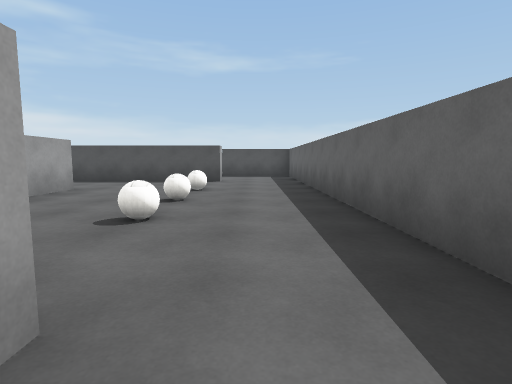
View 1 (above)

21 first-person views from a walk through a scene from a Unity 3-D project. The camera is 1.2 m above the floor, tilts 6° down and sees 80° across. The floor is counted in squares, 2 m on a side. Each view is taken from the middle of a square. On the plan, view 1 faces up. The plan holds only what a view shows up to about 9 squares ahead; the rest is blank. The player is left out. Surface patterns are stand-ins for the level's own textures.

View 2
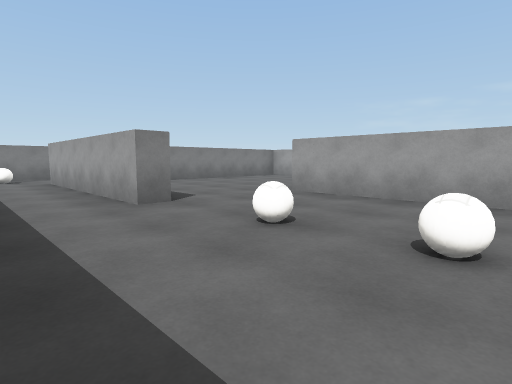

View 3
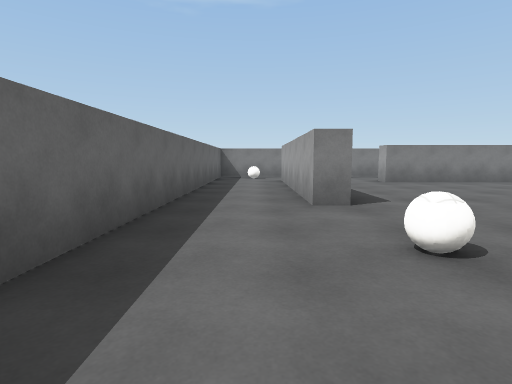

View 4
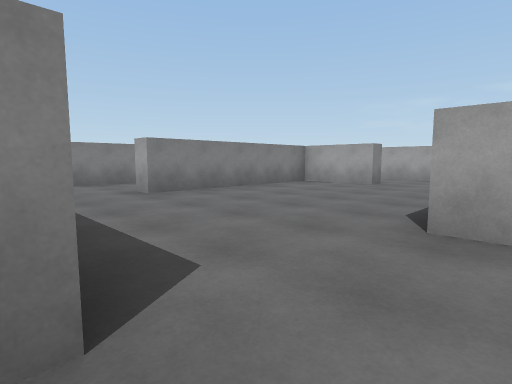

View 5
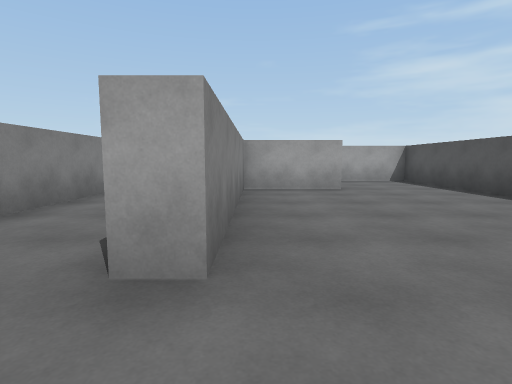

View 6
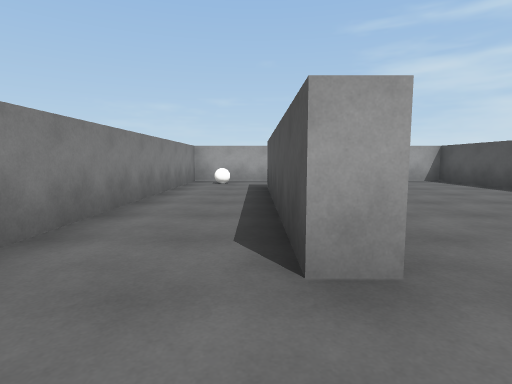

View 7
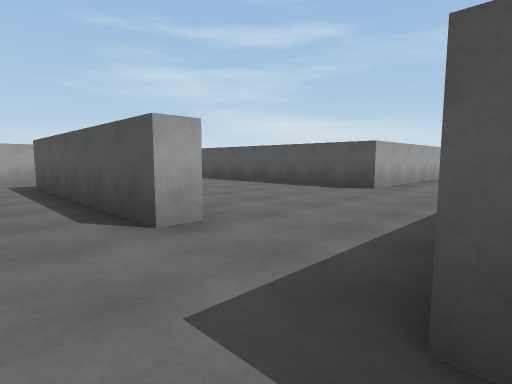

View 8
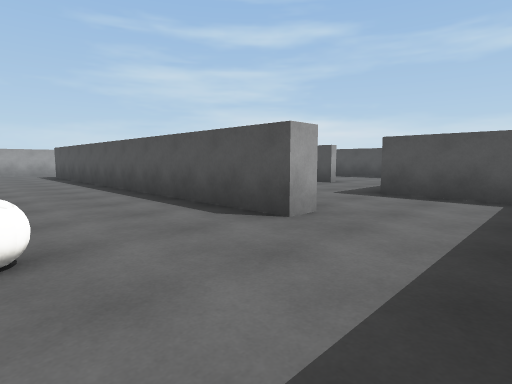

View 9
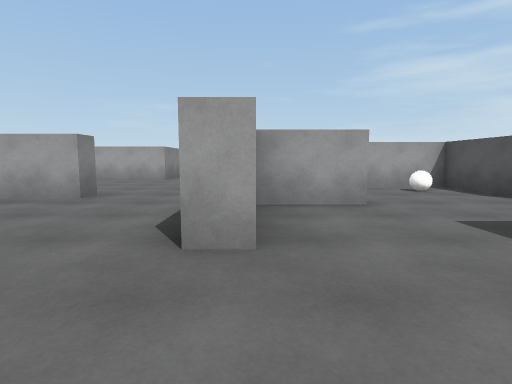

View 10
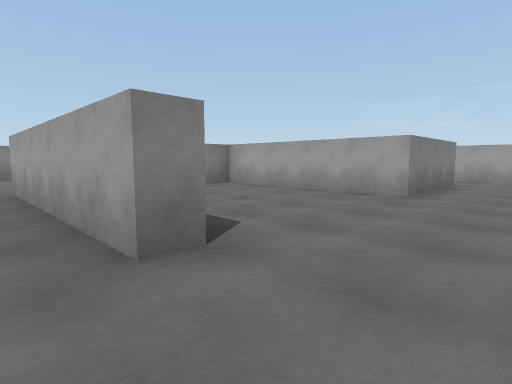

View 11
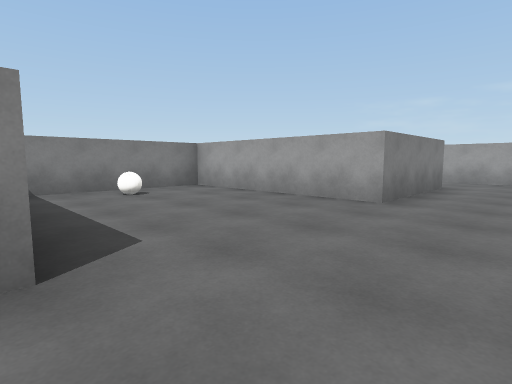

View 12
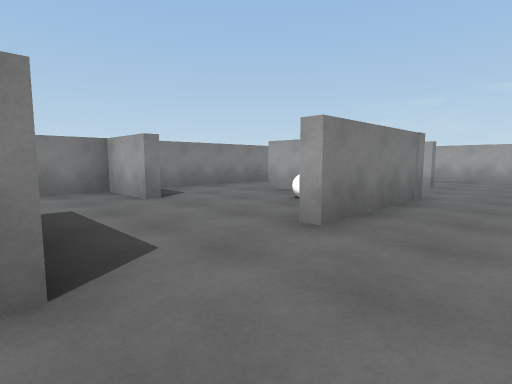

View 13
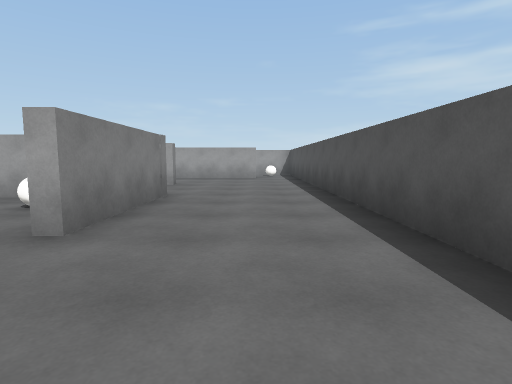

View 14
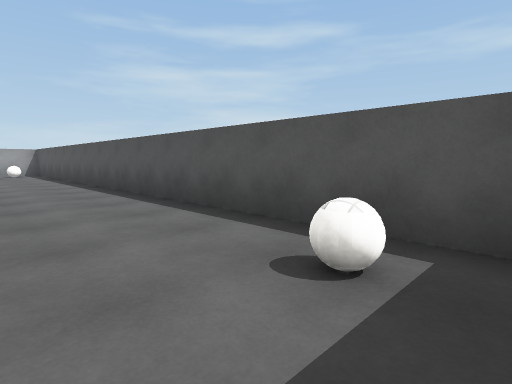

View 15
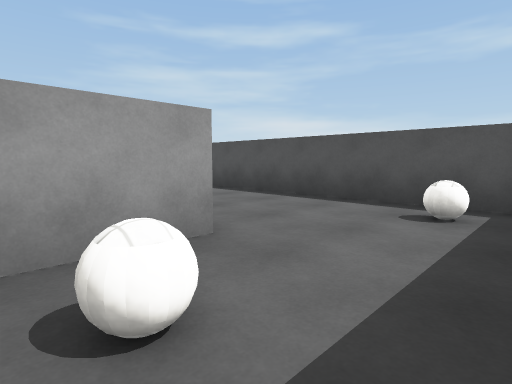

View 16
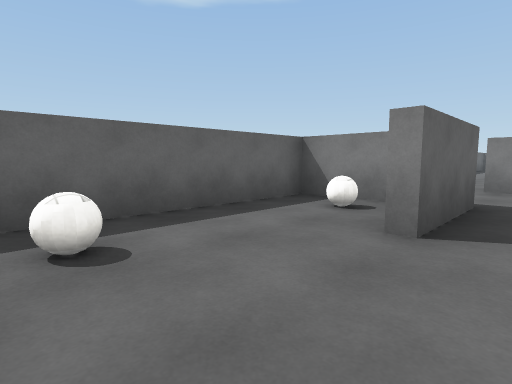

View 17
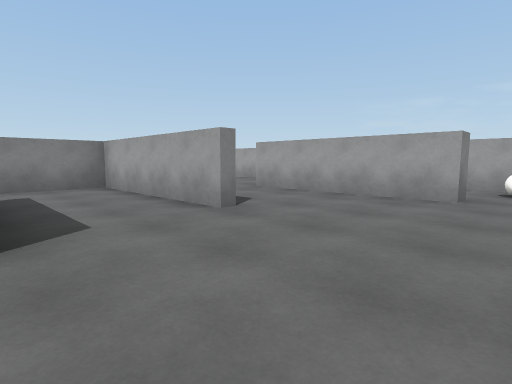

View 18
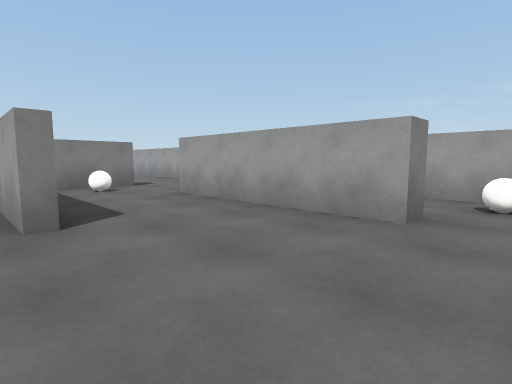

View 19
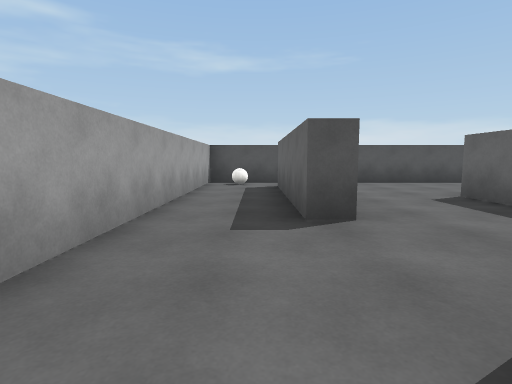

View 20
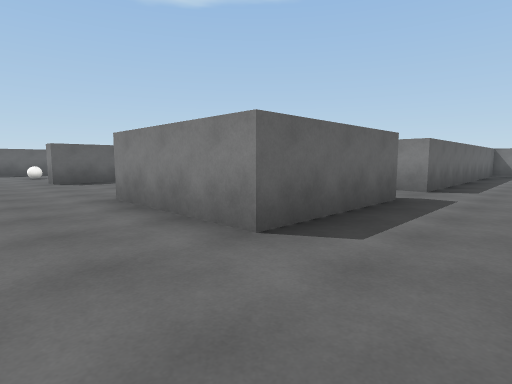

View 21
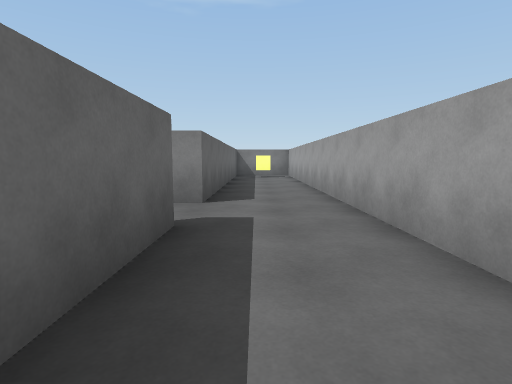

### Floor plan
Points are (right, up) in squares from view 1. A wall is a line through its corners. A room is listed if a view was taken in it or the views show most of it. See-through windows are left out.
Room 1 (views 1, 2, 3, 4, 8, 9, 10)
walls: (-0.8, 1) (-0.8, -4); (-3.8, 6.3) (-3.8, 1.3); (-1, 9) (-1, 8.5) (-3.5, 8.5); (1.2, -4) (1.2, 9.1); (-1.1, -5.7) (0.1, -5.7)
ways out: opening at (-2, 1) to room 2; opening at (-1, -5) to room 3; opening at (-4, 7.5) to room 4; opening at (0.5, 9)
objects: other object (-1, 3); other object (-1, 5); other object (-1, 6); other object (0, -5)
Room 2 (view 5)
walls: (-3.8, 1.3) (-8.5, 1.3); (-8.8, -1.2) (-8.3, -1.2) (-8.3, -3.2) (-3.5, -3.2); (-1.4, 1) (-0.8, 1)
ways out: opening at (-2, 1) to room 1; opening at (-9, -0.5) to room 3; opening at (-2.5, -4) to room 3
Room 3 (views 6, 7)
walls: (-3.5, -3.2) (-3.5, -3.7) (-8.8, -3.7); (-10.7, -3.4) (-10.7, -5.7) (-2.9, -5.7); (-8.5, 1.3) (-10.7, 1.3) (-10.7, -1.1)
ways out: opening at (-1, -5) to room 1; opening at (-9, -0.5) to room 2; opening at (-2.5, -4) to room 2
objects: other object (-10, -5)
Room 4 (view 11)
walls: (-4.3, 4.8) (-4.3, 6.3) (-3.8, 6.3); (-8.3, 6.3) (-8.3, 1.8) (-4.9, 1.8); (-3.5, 8.5) (-8.4, 8.5)
ways out: opening at (-4, 7.5) to room 1; opening at (-9.5, 7.5) to room 6
objects: other object (-6, 3)
Room 5 (views 12, 13, 14, 15, 16, 17, 18)
walls: (-6.2, 13.5) (-3.4, 13.5); (-8.3, 13.1) (-8.3, 10.4); (-1.3, 12.6) (-1.3, 13.5); (-1, 13.6) (-1, 12.1); (-8.6, 12) (-8.6, 13); (-0.4, 11.6) (1.2, 11.6) (1.2, 15.8); (-11, 15) (-11, 12.5); (0.9, 16.4) (-10.6, 16.4)
ways out: opening at (-11, 15.5) to room 6; opening at (-10, 11.5) to room 6; opening at (-2.5, 13) to room 7; opening at (-7.5, 11.5) to room 8
objects: other object (0, 12); other object (0, 15)
Room 6 (views 19, 20, 21)
walls: (-13.3, 7.2) (-13.3, -3); (-11.3, 3.1) (-11.3, 6.3) (-8.3, 6.3); (-11, 9) (-9.4, 9); (-8.4, 8.5) (-9.4, 8.5); (-11, 12.5) (-11, 11) (-11.5, 11) (-11.5, 14.8); (-11.6, 15) (-11, 15); (-11.3, -3.1) (-11.3, 1.8) (-10.6, 1.8); (-10.6, 16.4) (-13.3, 16.4) (-13.3, 9.4)
ways out: opening at (-9.5, 7.5) to room 4; opening at (-11, 15.5) to room 5; opening at (-10, 11.5) to room 5; opening at (-11, 2.5)
objects: other object (-12, 16); other object (-10, 10)
Room 7 (no view inside)
walls: (-3.1, 10.6) (-3.1, 9) (-1, 9); (-1.3, 11.4) (-1.3, 12.6); (-3.2, 13.2) (-5.9, 13.2) (-5.9, 10.5); (-5.6, 9) (-4.1, 9)
ways out: opening at (-2.5, 13) to room 5; opening at (-6, 10) to room 8; opening at (-1, 10)
objects: other object (-5, 12)
Room 8 (no view inside)
walls: (-8.3, 10.4) (-8.3, 9) (-5.6, 9)
ways out: opening at (-7.5, 11.5) to room 5; opening at (-6, 10) to room 7

Where each view was taken, in squares from view 1:
view 1: 0 up, 0 right, facing up
view 2: 5 up, 1 right, facing down-left
view 3: 5 up, 0 right, facing down
view 4: 2 up, 1 left, facing down-left
view 5: 3 down, 2 left, facing left
view 6: 4 down, 2 left, facing left
view 7: 5 down, 1 left, facing up-left
view 8: 6 up, 1 right, facing up-left
view 9: 9 up, 1 right, facing left
view 10: 8 up, 3 left, facing down-left
view 11: 8 up, 4 left, facing down-left
view 12: 15 up, 1 left, facing down-left
view 13: 15 up, 1 left, facing left
view 14: 14 up, 1 right, facing up-left
view 15: 12 up, 1 right, facing up-left
view 16: 16 up, 2 left, facing down-right
view 17: 16 up, 6 left, facing down-left
view 18: 16 up, 8 left, facing down-left
view 19: 8 up, 12 left, facing up
view 20: 8 up, 13 left, facing down-right
view 21: 6 up, 12 left, facing down
